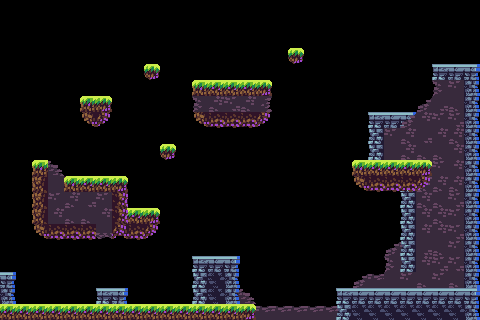

Below is a game level as drawn by its tile map, then a one-line description and the .tmx that defines it (tile-layer data replaced by summaries):
An orthogonal 30x20 tile map with 16x16 px tiles, 3 tile layers (bg_layer, wall_layer, fg_layer) and 31 objects (8x monster_point, 5x coin_point, spawn_point).

<map version="1.5" tiledversion="1.7.0" orientation="orthogonal" renderorder="right-down" width="30" height="20" tilewidth="16" tileheight="16" infinite="0" nextlayerid="9" nextobjectid="33">
 <editorsettings>
  <export target="battle_field.json" format="json" />
 </editorsettings>
 <tileset firstgid="1" name="forestTileSet" tilewidth="16" tileheight="16" tilecount="48" columns="8">
  <image source="forestTileSet.png" width="128" height="96" />
  <tile id="0">
   <objectgroup draworder="index" id="2">
    <object id="1" x="0" y="0" width="16" height="16" />
   </objectgroup>
  </tile>
  <tile id="1">
   <objectgroup draworder="index" id="2">
    <object id="1" x="0" y="0" width="16" height="16" />
   </objectgroup>
  </tile>
  <tile id="2">
   <objectgroup draworder="index" id="2">
    <object id="1" x="0" y="0" width="16" height="16" />
   </objectgroup>
  </tile>
  <tile id="8">
   <objectgroup draworder="index" id="2">
    <object id="1" x="0" y="0" width="16" height="16" />
   </objectgroup>
  </tile>
  <tile id="9">
   <objectgroup draworder="index" id="2">
    <object id="1" x="0" y="0" width="16" height="16" />
   </objectgroup>
  </tile>
  <tile id="10">
   <objectgroup draworder="index" id="2">
    <object id="1" x="0" y="0" width="16" height="16" />
   </objectgroup>
  </tile>
  <tile id="11">
   <objectgroup draworder="index" id="2">
    <object id="1" x="0" y="0" width="16" height="16" />
   </objectgroup>
  </tile>
  <tile id="16">
   <objectgroup draworder="index" id="2">
    <object id="3" x="2.01338" y="0.127834">
     <polygon points="0,0 -0.0319585,5.78448 13.9339,14.8607 13.9019,-0.0639169" />
    </object>
   </objectgroup>
  </tile>
  <tile id="17">
   <objectgroup draworder="index" id="2">
    <object id="1" x="0" y="0" width="16" height="16" />
   </objectgroup>
  </tile>
  <tile id="18">
   <objectgroup draworder="index" id="2">
    <object id="1" x="0.0958754" y="0.0639169">
     <polygon points="0,0 -0.0958754,14.8287 11.8885,8.72466 13.9339,-0.0958754" />
    </object>
   </objectgroup>
  </tile>
  <tile id="21">
   <objectgroup draworder="index" id="2">
    <object id="1" x="0" y="0" width="16" height="16" />
   </objectgroup>
  </tile>
  <tile id="29">
   <objectgroup draworder="index" id="2">
    <object id="1" x="0" y="0" width="16" height="16" />
   </objectgroup>
  </tile>
  <tile id="30">
   <objectgroup draworder="index" id="2">
    <object id="1" x="0" y="0" width="16" height="16" />
   </objectgroup>
  </tile>
  <tile id="31">
   <objectgroup draworder="index" id="2">
    <object id="1" x="0" y="0" width="16" height="16" />
   </objectgroup>
  </tile>
  <tile id="37">
   <objectgroup draworder="index" id="2">
    <object id="1" x="0" y="0" width="16" height="16" />
   </objectgroup>
  </tile>
  <tile id="38">
   <objectgroup draworder="index" id="2">
    <object id="1" x="0" y="0" width="16" height="16" />
   </objectgroup>
  </tile>
  <tile id="39">
   <objectgroup draworder="index" id="2">
    <object id="1" x="0" y="0" width="16" height="16" />
   </objectgroup>
  </tile>
 </tileset>
 <layer id="8" name="bg_layer" width="30" height="20">
  <data>[600 cells, 87 non-empty, 23 distinct tile ids]</data>
 </layer>
 <layer id="1" name="wall_layer" width="30" height="20">
  <data>[600 cells, 87 non-empty, 13 distinct tile ids]</data>
 </layer>
 <layer id="7" name="fg_layer" width="30" height="20">
  <data>[600 cells, 32 non-empty, 9 distinct tile ids]</data>
 </layer>
 <objectgroup id="6" name="info_layer">
  <object id="10" name="coin_point" x="295.681" y="23.1973">
   <point />
  </object>
  <object id="15" name="coin_point" x="438.744" y="218.403">
   <point />
  </object>
  <object id="16" name="coin_point" x="48.4621" y="80.7702">
   <point />
  </object>
  <object id="17" name="spawn_point" x="111.432" y="274.619">
   <point />
  </object>
  <object id="20" name="coin_point" x="264.28" y="191.91">
   <point />
  </object>
  <object id="21" name="coin_point" x="449.082" y="39.4159">
   <point />
  </object>
  <object id="23" name="monster_point" x="295.296" y="310.695">
   <properties>
    <property name="move" type="int" value="20" />
   </properties>
   <point />
  </object>
  <object id="24" name="monster_point" x="399.923" y="147.238">
   <properties>
    <property name="move" type="int" value="5" />
   </properties>
   <point />
  </object>
  <object id="25" name="monster_point" x="95.1585" y="166.527">
   <properties>
    <property name="move" type="int" value="5" />
   </properties>
   <point />
  </object>
  <object id="26" name="monster_point" x="52.7229" y="295.763">
   <properties>
    <property name="move" type="int" value="20" />
   </properties>
   <point />
  </object>
  <object id="27" name="monster_point" x="160.741" y="296.406">
   <properties>
    <property name="move" type="int" value="15" />
   </properties>
   <point />
  </object>
  <object id="28" name="monster_point" x="438.572" y="279.665">
   <properties>
    <property name="move" type="int" value="5" />
   </properties>
   <point />
  </object>
  <object id="29" name="monster_point" x="229.538" y="74.5837">
   <properties>
    <property name="move" type="int" value="5" />
   </properties>
   <point />
  </object>
  <object id="30" name="monster_point" x="64.6667" y="217.333">
   <properties>
    <property name="move" type="int" value="3" />
   </properties>
   <point />
  </object>
 </objectgroup>
</map>
